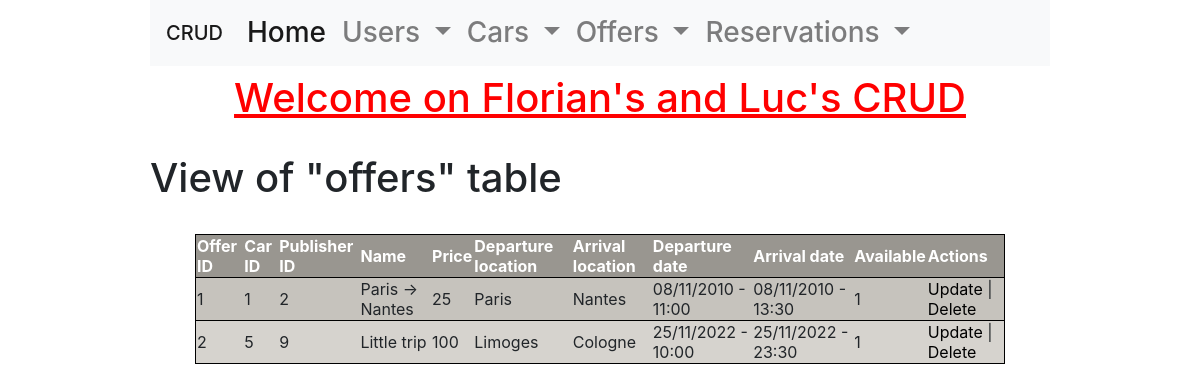
The page /class/Views/offers_read.php on the database its author committed.
### tables this page shows
CREATE TABLE `offers` (
  `id` int NOT NULL AUTO_INCREMENT,
  `idCar` int NOT NULL,
  `idPublisher` int NOT NULL,
  `name` varchar(255) NOT NULL,
  `price` int NOT NULL,
  `locationFrom` varchar(255) NOT NULL,
  `locationTo` varchar(255) NOT NULL,
  `dateDepart` datetime NOT NULL,
  `dateArrival` datetime NOT NULL,
  `isAvailable` tinyint(1) NOT NULL,
  PRIMARY KEY (`id`),
  KEY `idCar` (`idCar`),
  KEY `idPublisher` (`idPublisher`),
  CONSTRAINT `offers_ibfk_1` FOREIGN KEY (`idCar`) REFERENCES `cars` (`id`),
  CONSTRAINT `offers_ibfk_2` FOREIGN KEY (`idPublisher`) REFERENCES `users` (`id`)
);

### class/Services/DataBaseService.php (called while the page is built, shortened)
<?php
class DataBaseService
{
    private $connection;
    public function __construct()
    {
        try {
            $this->connection = new PDO(
                'mysql:host=' . self::HOST . ';port=' . self::PORT . ';dbname=' . self::DATABASE_NAME,
                self::MYSQL_USER,
                self::MYSQL_PASSWORD
            );
            $this->connection->exec("SET CHARACTER SET utf8");
        } catch (Exception $e) {
            echo 'Erreur : ' . $e->getMessage();
        }
    }
    public function getOffers(): array
    {
        $offers = [];
        $sql = 'SELECT * FROM offers';
        $query = $this->connection->query($sql);
        $results = $query->fetchAll(PDO::FETCH_ASSOC);
        if (!empty($results)) {
            $offers = $results;
        }
        return $offers;
    }
}

### class/Services/OffersService.php (called while the page is built, shortened)
<?php
class OffersService
{
    public function getOffers(): array
    {
        $offers = [];
        $dataBaseService = new DataBaseService();
        $offersDTO = $dataBaseService->getOffers();
        if (!empty($offersDTO)) {
            foreach ($offersDTO as $offerDTO) {
                $offer = new Offer();
                $offer->setId($offerDTO['id']);
                $offer->setIdCar($offerDTO['idCar']);
                $offer->setIdPublisher($offerDTO['idPublisher']);
                $offer->setName($offerDTO['name']);
                $offer->setPrice($offerDTO['price']);
                $offer->setLocationFrom($offerDTO['locationFrom']);
                $offer->setLocationTo($offerDTO['locationTo']);
                $dateDepart= new DateTime($offerDTO['dateDepart']);
                if ($dateDepart !== false) {
                    $offer->setdateDepart($dateDepart);
                }
                $dateArrival = new DateTime($offerDTO['dateArrival']);
                if ($dateArrival !== false) {
                    $offer->setdateArrival($dateArrival);
                }
                $offer->setIsAvailable($offerDTO['isAvailable']);
                $offers[] = $offer;
            }
        }
        return $offers;
    }
}

### class/Entities/Offer.php (called while the page is built, shortened)
<?php
class Offer
{
    private $id;
    private $idCar;
    private $idPublisher;
    private $name;
    private $price;
    private $locationFrom;
    private $locationTo;
    private $dateDepart;
    private $dateArrival;
    private $isAvailable;
    public function getId(): string
    {
        return $this->id;
    }
    public function setId(string $id): void
    {
        $this->id = $id;
    }
    public function getIdCar(): int
    {
        return $this->idCar;
    }
    public function setIdCar(int $idCar): void
    {
        $this->idCar = $idCar;
    }
    public function getIdPublisher(): int
    {
        return $this->idPublisher;
    }
    public function setIdPublisher(int $idPublisher): void
    {
        $this->idPublisher = $idPublisher;
    }
    public function getName(): string
    {
        return $this->name;
    }
    public function setName(string $name): void
    {
        $this->name = $name;
    }
    public function getPrice(): float
    {
        return $this->price;
    }
    public function setPrice(float $price): void
    {
        $this->price = $price;
    }
    public function getLocationFrom(): string
    {
        return $this->locationFrom;
    }
    public function setLocationFrom(string $locationFrom): void
    {
        $this->locationFrom = $locationFrom;
    }
    public function getLocationTo(): string
    {
        return $this->locationTo;
    }
    public function setLocationTo(string $locationTo): void
    {
        $this->locationTo = $locationTo;
    }
    public function getDateDepart(): DateTime
    {
        return $this->dateDepart;
    }
    public function setDateDepart(DateTime $dateDepart): void
    {
        $this->dateDepart = $dateDepart;
    }
    public function getDateArrival(): DateTime
    {
        return $this->dateArrival;
    }
    public function setDateArrival(DateTime $dateArrival): void
    {
        $this->dateArrival = $dateArrival;
    }
    public function isAvailable(): bool
    {
        return $this->isAvailable;
    }
    public function setIsAvailable(bool $isAvailable): void
    {
        $this->isAvailable = $isAvailable;
    }
}

### class/Controllers/OfferController.php (the view, shortened to what this page needs)
<?php
class OfferController
{
    public function getOffers(): string
    {
        $html = '';
        $offerService = new OffersService();
        $offers = $offerService->getOffers();
        foreach ($offers as $offer) {
                $html .=
                '<tr>'.
                '<td>'.$offer->getId().'</td>'.
                '<td>'.$offer->getIdCar().'</td>'.
                '<td>'.$offer->getIdPublisher().'</td>'.
                '<td>'.$offer->getName().'</td>'.
                '<td>'.$offer->getPrice().'</td>'.
                '<td>'.$offer->getLocationFrom().'</td>'.
                '<td>'.$offer->getLocationTo().'</td>'.
                '<td>'.$offer->getDateDepart()->format('d/m/Y - H:i').'</td>'.
                '<td>'.$offer->getDateArrival()->format('d/m/Y - H:i').'</td>'.
                '<td>'.$offer->isAvailable().'</td>'.
                '<td>'.
                '<a href="offers_update.php?id='.$offer->getId().'">Update</a>'.
                ' | '.
                '<a href="offers_delete.php?id='.$offer->getId().'">Delete</a>'.
                '</td>';
        }
        return $html;
    }
}

### index.css (style rules this page uses)
html { width: 75%; margin: auto; font-family: 'K2D'; }
table a { color: black; text-decoration: none; }
tr { text-align: left; border: 1px solid black; }
tr:nth-child(even) { background: #c6c3bd; }
tr:nth-child(odd) { background: #d6d3ce; }

### rows shown on the page
offers: id "1", idCar "1", idPublisher "2", name "Paris -> Nantes", price "25", locationFrom "Paris", locationTo "Nantes", format "08/11/2010 - 11:00", format "08/11/2010 - 13:30", isAvailable "1"
offers: id "2", idCar "5", idPublisher "9", name "Little trip", price "100", locationFrom "Limoges", locationTo "Cologne", format "25/11/2022 - 10:00", format "25/11/2022 - 23:30", isAvailable "1"
